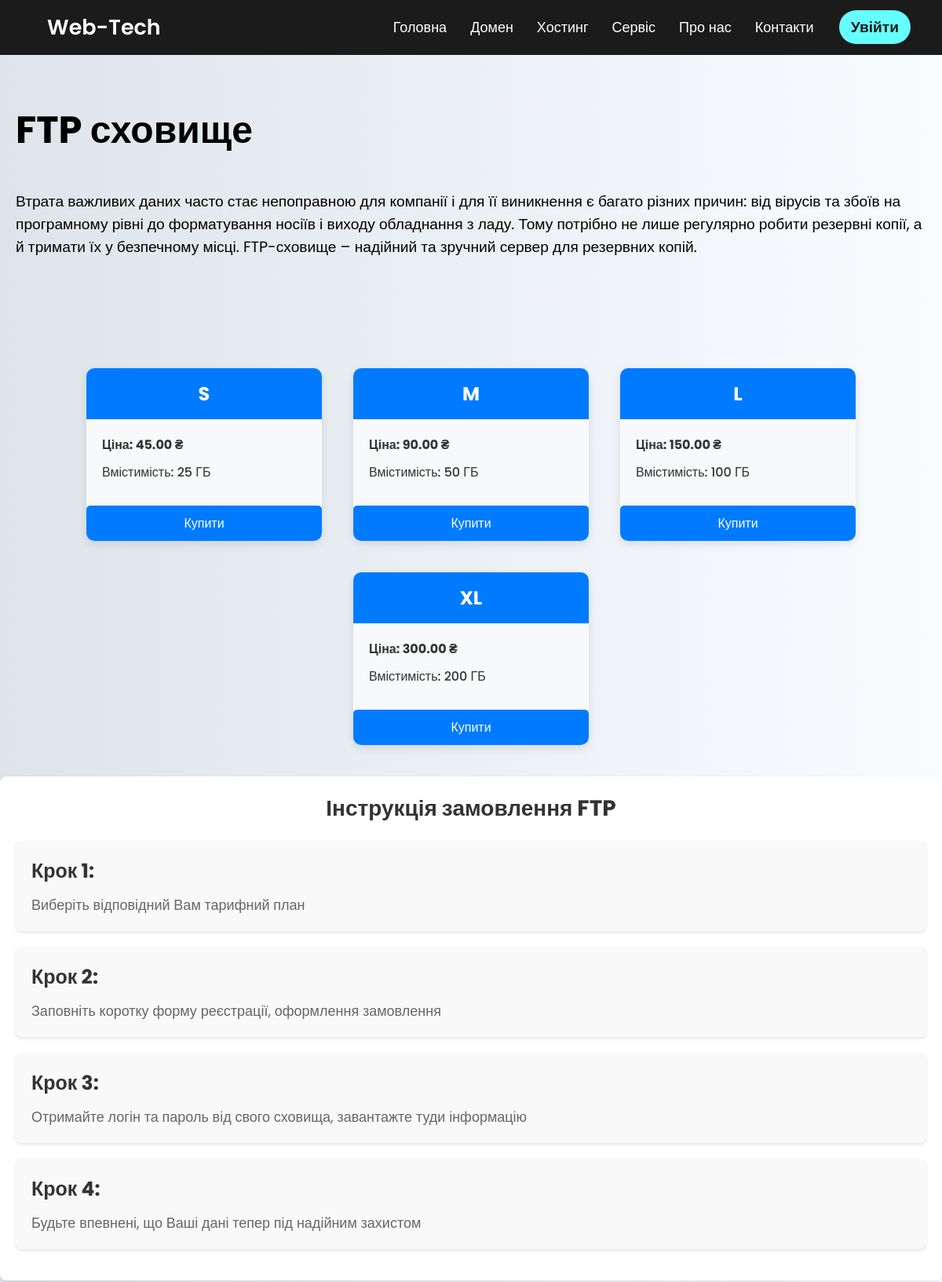
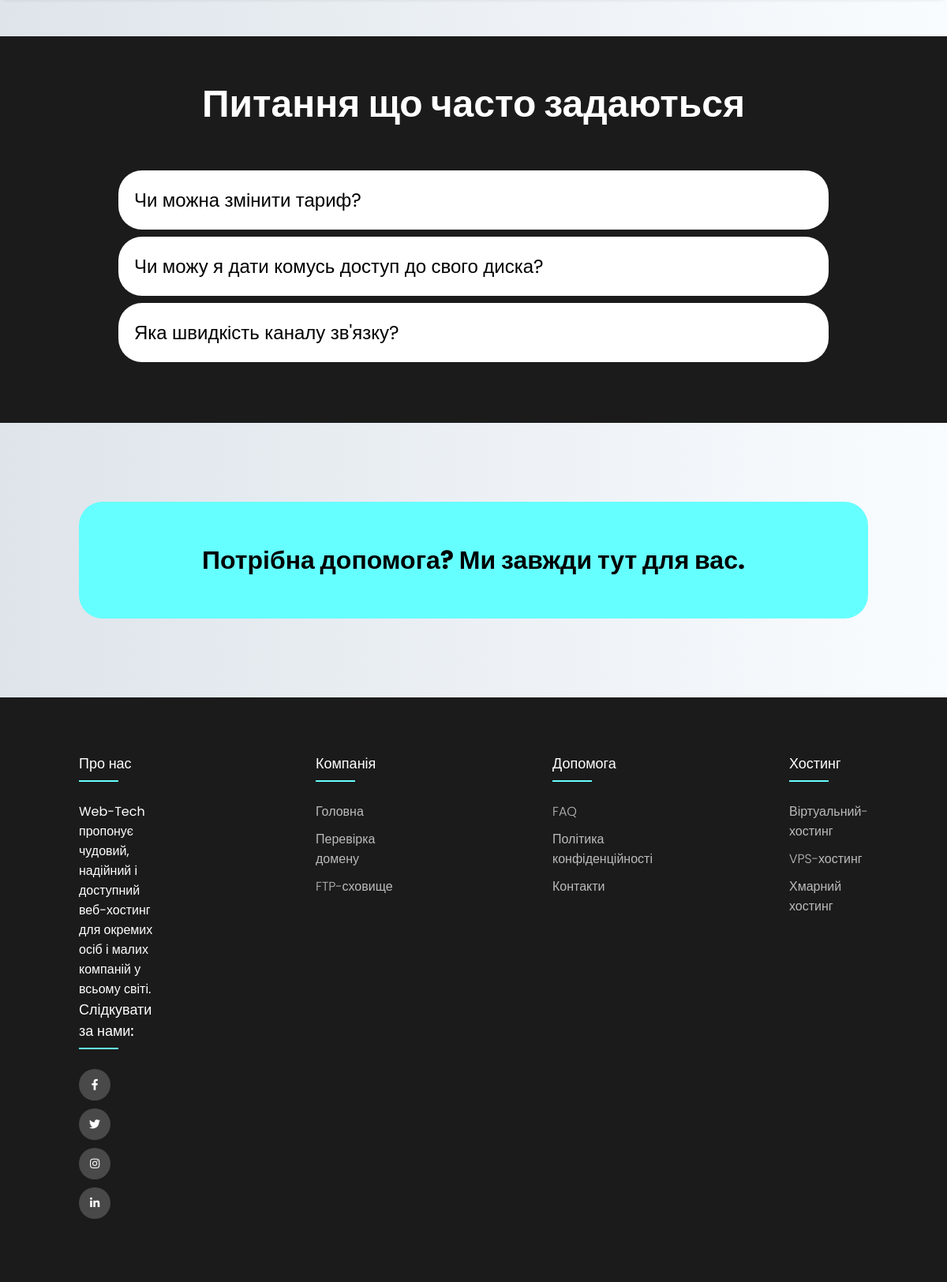
Page /ftp/ on the committed database (2 pictures, top to bottom).
### ftp_storage/models.py (models this page shows, shortened)
class Product_ftp_storage(models.Model):
    SUPPORT_CHOICES = [
        ('email', 'Електронна пошта'),
        ('phone', 'Телефон'),
        ('email_phone', 'Електронна пошта або телефон, чат, елекронна пошта'),
    ]
    SSL_CHOICES = [
        ('yes', 'Так'),
        ('no', 'Ні'),
    ]
    RENT_DURATION_CHOICES = [
        ('1_month', '1 місяць'),
    ]
    name = models.CharField(max_length=255, blank=True)
    price = models.DecimalField(max_digits=10, decimal_places=2)
    capacity = models.IntegerField(null=True)
    support = models.CharField(max_length=50, choices=SUPPORT_CHOICES, blank=True)
    ssl = models.CharField(max_length=3, choices=SSL_CHOICES, blank=True)
    rent_duration = models.CharField(max_length=20, choices=RENT_DURATION_CHOICES, blank=True)

### ftp_storage/views.py (the view)
# urls.py: path('', views.ftp_page, name='ftp_page'),
def ftp_page(request):
    products_ftp = Product_ftp_storage.objects.all()
    return render(request, 'ftp_storage/ftp_storage.html', {'products_ftp':products_ftp})

### ftp_storage/templates/ftp_storage/ftp_storage.html (shortened to what this page needs)
{% load static %}
<!DOCTYPE html>
<html lang="en">
  <head>
    <link href="{% static 'css/style.css' %}" rel="stylesheet" type="text/css" />
    <link
      rel="stylesheet"
      href="https://cdnjs.cloudflare.com/ajax/libs/slick-carousel/1.9.0/slick.min.css"
/>
    <link
      rel="stylesheet"
      href="https://cdnjs.cloudflare.com/ajax/libs/font-awesome/5.15.3/css/all.min.css"/>
    <link
      rel="stylesheet"
      href="https://cdnjs.cloudflare.com/ajax/libs/slick-carousel/1.9.0/slick-theme.min.css"
/>
    <link
      rel="stylesheet"
      href="https://cdnjs.cloudflare.com/ajax/libs/odometer.js/0.4.7/themes/odometer-theme-default.css"
/>
</head>
<body>
    <nav id="main-nav" class="blur">
      <div class="logo">Web-Tech</div>
      <ul>
        <li class="trans_li"><a href="{% url 'main' %}">Головна</a></li>
        <li class="trans_li">
          <a>Домен</a>
        </li>
        <li class="trans_li">
          <a>Хостинг</a>
        </li>
        <li class="trans_li">
          <a>Сервіс</a>
        </li>
        <li class="trans_li">
          <a>Про нас</a>
        </li>
        <li class="trans_li"><a href="{% url 'contact:contact_us_page' %}">Контакти</a></li>
        {% if user.is_authenticated %}
          <li class="trans_li">
            <label for="btn-5" class="show cent_sh"><a class="sign_in">{{ user.username }} +</a></label>
          <a class="sign_in">{{ user.username }}</a>
          <input type="checkbox" id="btn-5" />
          <ul class="cent_sh">
            <li><a>Кабінет</a></li>
            <li><a href="{% url 'form:logout' %}">Вийти</a></li>
          </ul>
          </li>
        {% else %}
          <li class="trans_li"><a href="{% url 'form:login' %}" class="sign_in">Увійти</a></li>
        {% endif %}
      </ul>
    </nav>
    <div class="ftp-cont">
        <div class="ftp-cont-h1"><h1>FTP сховище</h1></div>
        <div class="ftp-cont-text">Втрата важливих даних часто стає непоправною для компанії і для її виникнення є багато різних причин: від вірусів та збоїв на програмному рівні до форматування носіїв і виходу обладнання з ладу. Тому потрібно не лише регулярно робити резервні копії, а й тримати їх у безпечному місці. FTP-сховище – надійний та зручний сервер для резервних копій.</div>
    </div>
    <div class="container-ftp">
    {% for product in products_ftp %}
        <div class="card-ftp">
            {% if product.name %}
                <h3>{{ product.name }}</h3>
            {% endif %}
            <div class="card-ftp-content">
                <p class="price-ftp">Ціна: {{ product.price }} ₴</p>
                <p>Вмістимість: {{ product.capacity }} ГБ</p>
            </div>
            <a href="#" class="ftp-btn">Купити</a>
        </div>
    {% endfor %}
</div>
    <div class="container-ftp-how">
        <h1>Інструкція замовлення FTP</h1>
        <div class="card-ftp-how">
            <div class="card-ftp-how-title">Крок 1:</div>
            <div class="card-ftp-how-content">Виберіть відповідний Вам тарифний план</div>
        </div>
        <div class="card-ftp-how">
            <div class="card-ftp-how-title">Крок 2:</div>
            <div class="card-ftp-how-content">Заповніть коротку форму реєстрації, оформлення замовлення</div>
        </div>
        <div class="card-ftp-how">
            <div class="card-ftp-how-title">Крок 3:</div>
            <div class="card-ftp-how-content">
                Отримайте логін та пароль від свого сховища,
                завантажте туди інформацію</div>
        </div>
        <div class="card-ftp-how">
            <div class="card-ftp-how-title">Крок 4:</div>
            <div class="card-ftp-how-content">Будьте впевнені, що Ваші дані тепер під надійним захистом</div>
        </div>
        </div>
    <section id="section_faq" class="section_faq">
        <h1>Питання що часто задаються</h1>
        <ul>
          <li>
            <div class="question">
              <span>
                Чи можна змінити тариф?
              </span>
            </div>
          </li>
          <li>
            <div class="question">
              <span> Чи можу я дати комусь доступ до свого диска? </span>
            </div>
          </li>
          <li>
            <div class="question">
              <span>
                Яка швидкість каналу зв'язку?
                </span>
            </div>
          </li>
        </ul>
      </section>
      <div class="help">
        <div class="help_back">
          <h1>Потрібна допомога? Ми завжди тут для вас.</h1>
        </div>
      </div>
    <footer class="footer">
      <div class="container">
        <div class="row">
          <div class="footer-col">
            <h4>Про нас</h4>
            Web-Tech пропонує чудовий, надійний і доступний веб-хостинг для
            окремих осіб і малих компаній у всьому світі.
          </div>
          <div class="footer-col">
            <h4>Компанія</h4>
            <ul>
              <li><a href="{% url 'main' %}">Головна</a></li>
              <li><a href="{% url 'domain_check:domain_check_page' %}">Перевірка домену</a></li>
              <li><a href="{% url 'ftp_storage:ftp_page' %}">FTP-сховище</a></li>
            </ul>
          </div>
          <div class="footer-col">
            <h4>Допомога</h4>
            <ul>
              <li><a href="{% url 'ab_cu_t:faq_page' %}">FAQ</a></li>
              <li><a href="{% url 'ab_cu_t:privacy_policy' %}">Політика конфіденційності</a></li>
              <li><a href="{% url 'contact:contact_us_page' %}">Контакти</a></li>
            </ul>
          </div>
          <div class="footer-col">
                  <h4>Хостинг</h4>
                  <ul>
                    <li><a href="{% url 'host_page:host' %}">Віртуальний-хостинг</a></li>
                    <li><a href="{% url 'host_page:vps_hosting_view' %}"> VPS-хостинг</a></li>
                    <li><a href="{% url 'host_page:cloud_hosting_view' %}">Хмарний хостинг</a></li>
                  </ul>
          </div>
          <div class="footer-col">
            <h4>Слідкувати за нами:</h4>
            <div class="social-links">
              <a href="https://www.facebook.com/"
                ><i class="fab fa-facebook-f"></i
              ></a>
              <a href="https://twitter.com/?lang=en"
                ><i class="fab fa-twitter"></i
              ></a>
              <a href="https://www.instagram.com/"
                ><i class="fab fa-instagram"></i
              ></a>
              <a href="https://ua.linkedin.com/"
                ><i class="fab fa-linkedin-in"></i
              ></a>
            </div>
          </div>
        </div>
      </div>
    </footer>
</body>
</html>

### rows in the picture
Product_ftp_storage: name "S", price "45.00", capacity "25"
Product_ftp_storage: name "M", price "90.00", capacity "50"
Product_ftp_storage: name "L", price "150.00", capacity "100"
Product_ftp_storage: name "XL", price "300.00", capacity "200"
